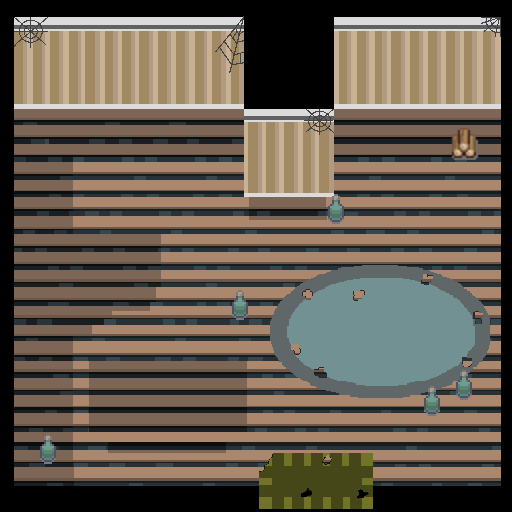

A level layout from a 2D game, rendered from its tile map. Below: a short description, then the map file with tile-grid data replaced by summaries:
An orthogonal 16x16 tile map with 32x32 px tiles, 1 tile layer (Decoration), 2 tilesets, 1 image layer and 9 objects (Door, Player, NPC, KitchenCounter, Refrigerator, ...).

<map version="1.10" tiledversion="1.11.2" orientation="orthogonal" renderorder="right-down" width="16" height="16" tilewidth="32" tileheight="32" infinite="0" nextlayerid="19" nextobjectid="35">
 <tileset firstgid="1" source="Decoration.tsx" />
 <tileset firstgid="7001" source="More Decor.tsx" />
 <imagelayer id="4" name="Background">
  <image source="../maps/home.png" width="512" height="512" />
 </imagelayer>
 <objectgroup id="17" name="Door">
  <object id="34" name="Door" x="279.31" y="452.64" width="92" height="43.3333">
   <properties>
    <property name="destination" value="assets/map_data/outside.tmx" />
    <property name="x_max" type="int" value="1980" />
    <property name="x_min" type="int" value="0" />
    <property name="y_max" type="int" value="1656" />
    <property name="y_min" type="int" value="106" />
   </properties>
  </object>
 </objectgroup>
 <objectgroup id="7" name="Object">
  <object id="1" name="Player" x="305" y="475" />
  <object id="2" name="NPC" x="81" y="130">
   <properties>
    <property name="character" value="mother" />
   </properties>
  </object>
 </objectgroup>
 <objectgroup id="16" name="Obstacles">
  <object id="23" name="KitchenCounter" x="28.5" y="182.5" width="123" height="91.5" />
  <object id="28" name="Refrigerator" x="182.5" y="57.6829" width="56.8219" height="121.392" />
  <object id="29" name="TV" x="253.78" y="150.55" width="65.54" height="51.6563" />
  <object id="30" name="Stove" x="30.9938" y="78.24" width="96.4251" height="56.8219" />
  <object id="31" name="Sala Set" x="69.54" y="306.96" width="154.108" height="92.1204" />
  <object id="33" name="Book Shelf" x="331.04" y="54.2391" width="135.167" height="92.9813" />
 </objectgroup>
 <layer id="18" name="Decoration" width="16" height="16">
  <data>[256 cells, 8 non-empty, 4 distinct tile ids]</data>
 </layer>
</map>
